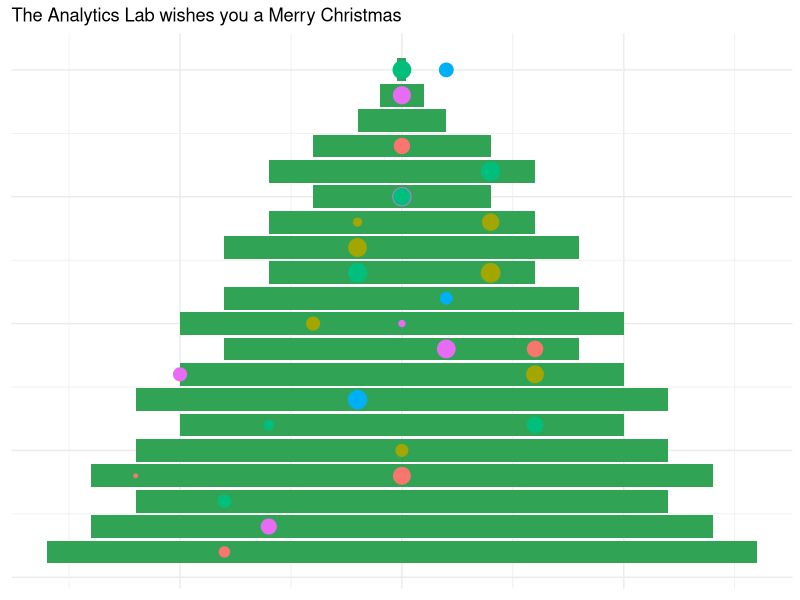

Here is the R script that generated this plot:
## ---- chunk 1
library(ggplot2)
 
# create data
x <- c(8,7,6,7,6,5,6,5,4,5,4,3,4,3,2,3,2,1,0.5,0.1)
 
dat1 <- data.frame(x1 = 1:length(x), x2 = x)
dat2 <- data.frame(x1 = 1:length(x), x2 = -x)
dat1$xvar <- dat2$xvar <- NA
dat1$yvar <- dat2$yvar <- NA
dat1$siz <- dat2$siz <- NA
dat1$col <- dat2$col <- NA
 
# set threshold for christmas balls
dec_threshold = -0.5
 
# create random places, sizes and colors for christmas balls
set.seed(2512)
for (row in 1:nrow(dat1)){
 
if (rnorm(1) > dec_threshold){
 
dat1$xvar[row] <- row
dat1$yvar[row] <- sample(1:dat1$x2[row]-1,1)
dat1$siz[row] <- runif(1,0.5,1.5)
dat1$col[row] <- sample(1:5, 1)
}
 
if (rnorm(1) > dec_threshold){
 
dat2$xvar[row] <- row
dat2$yvar[row] <- sample(1:dat2$x2[row],1)
dat2$siz[row] <- runif(1,0.5,1.5)
dat2$col[row] <- sample(1:5, 1)
}
}
 
# plot the christmas tree
ggplot() +
geom_bar(data = dat1, aes(x=x1, y=x2),stat = "identity", fill = '#31a354') +
geom_bar(data = dat2, aes(x=x1, y=x2),stat = "identity", fill = '#31a354') +
geom_point(data = dat1,aes(x = xvar, y = yvar, size = siz, colour = as.factor(col)) ) +
geom_point(data = dat2,aes(x = xvar, y = yvar, size = siz, colour = as.factor(col)) ) +
coord_flip() + theme_minimal()+ theme(legend.position="none",
axis.title.x=element_blank(),
axis.text.x=element_blank(),
axis.ticks.x=element_blank(),
axis.title.y=element_blank(),
axis.text.y=element_blank(),
axis.ticks.y=element_blank()) +
ggtitle('The Analytics Lab wishes you a Merry Christmas')
